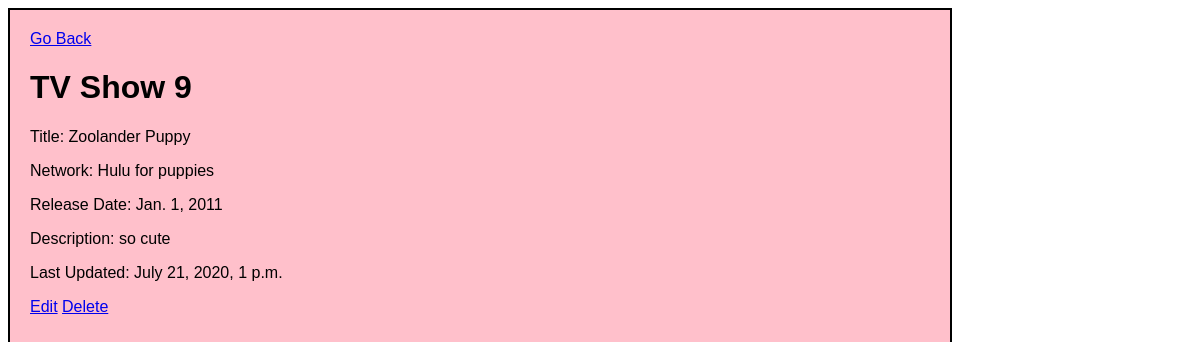
The page /shows/9 on the database its author committed.
### main_app/models.py (models this page shows, shortened)
class Show(models.Model):
    title = models.CharField(max_length=255)
    network = models.CharField(max_length=255)
    release_date = models.DateField()
    desc = models.TextField()
    created_at = models.DateTimeField(auto_now_add=True)
    updated_at = models.DateTimeField(auto_now=True)
    objects = ShowManager()  # this overrides the original objects property

### main_app/views.py (the view)
# urls.py: path('shows/<int:show_id>', views.shows_info),
def shows_info(request, show_id):
    context={
        'show' : Show.objects.get(id=show_id)
    }
    return render(request, 'shows_info.html', context)

### main_app/templates/shows_info.html (shortened to what this page needs)
<!DOCTYPE html>
<html lang="en">
<head>
    {% load static %}
    <link rel="stylesheet" type="text/css" href="{% static 'style.css' %}">
</head>
<body>
    <div id="container">
        <a href="/shows">Go Back</a>
        <h1>TV Show {{show.id}}</h1>
        <p>Title: {{show.title}}</p>
        <p>Network: {{show.network}}</p>
        <p>Release Date: {{show.release_date}}</p>
        <p>Description: {{show.desc}}</p>
        <p>Last Updated: {{show.updated_at}}</p>
        <a href="/shows/{{show.id}}/edit">Edit</a>
        <a href="/shows/{{show.id}}/destroy">Delete</a>
    </div>
</body>
</html>

### main_app/static/style.css (style rules this page uses)
#container { width: 900px; height: 800px; background-color: pink; border: 2px solid black; font-family: 'Lucida Sans', 'Lucida Sans Regular', 'Lucida Grande', 'Lucida Sans Unicode', Geneva, Verdana, sans-serif; padding: 20px; }

### rows shown on the page
Show: id "9", title "Zoolander Puppy", network "Hulu for puppies", release_date "Jan. 1, 2011", desc "so cute", updated_at "July 21, 2020, 1 p.m."
